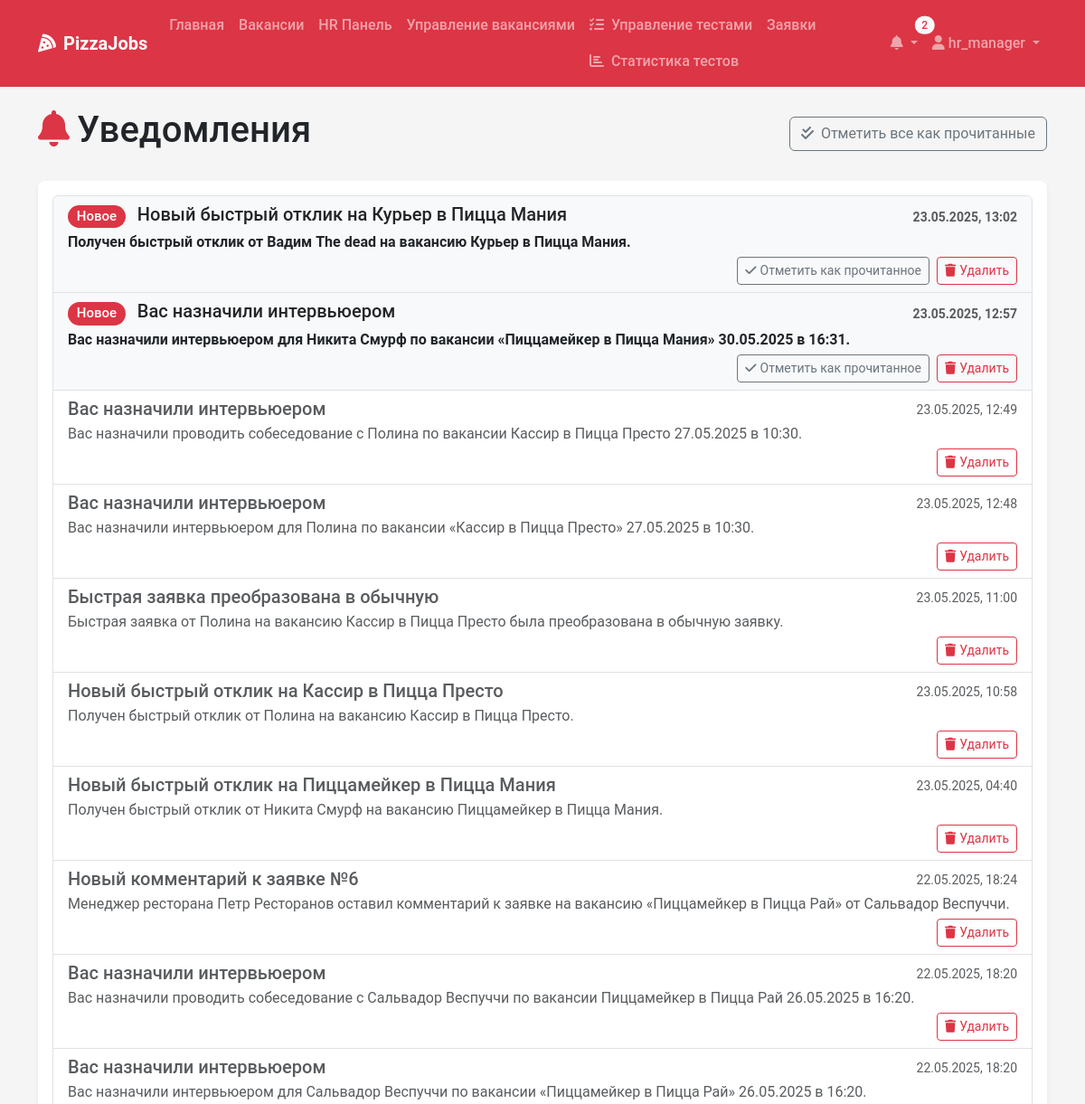
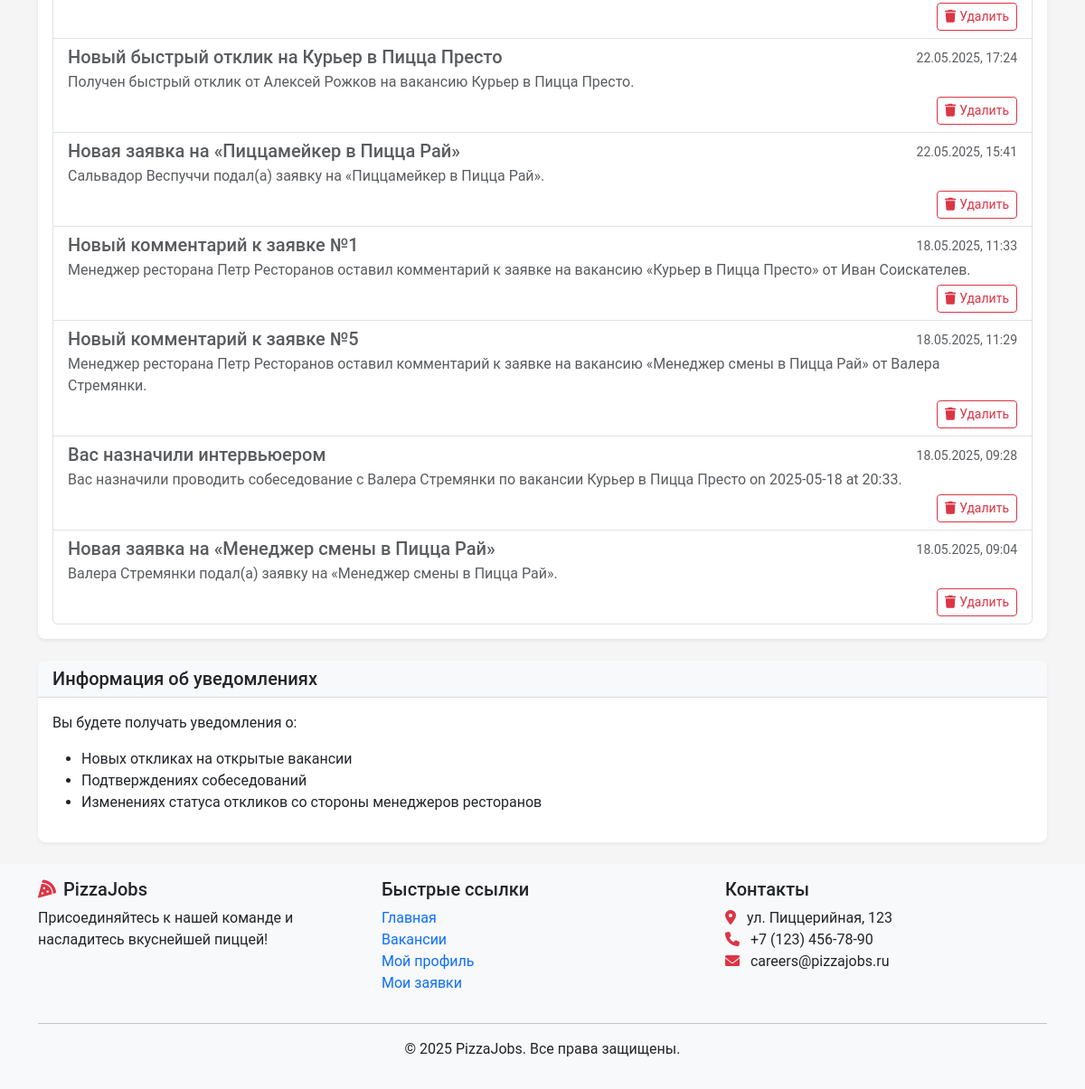
Page /notifications/ (signed in) on the earlier database version (2 pictures, top to bottom).
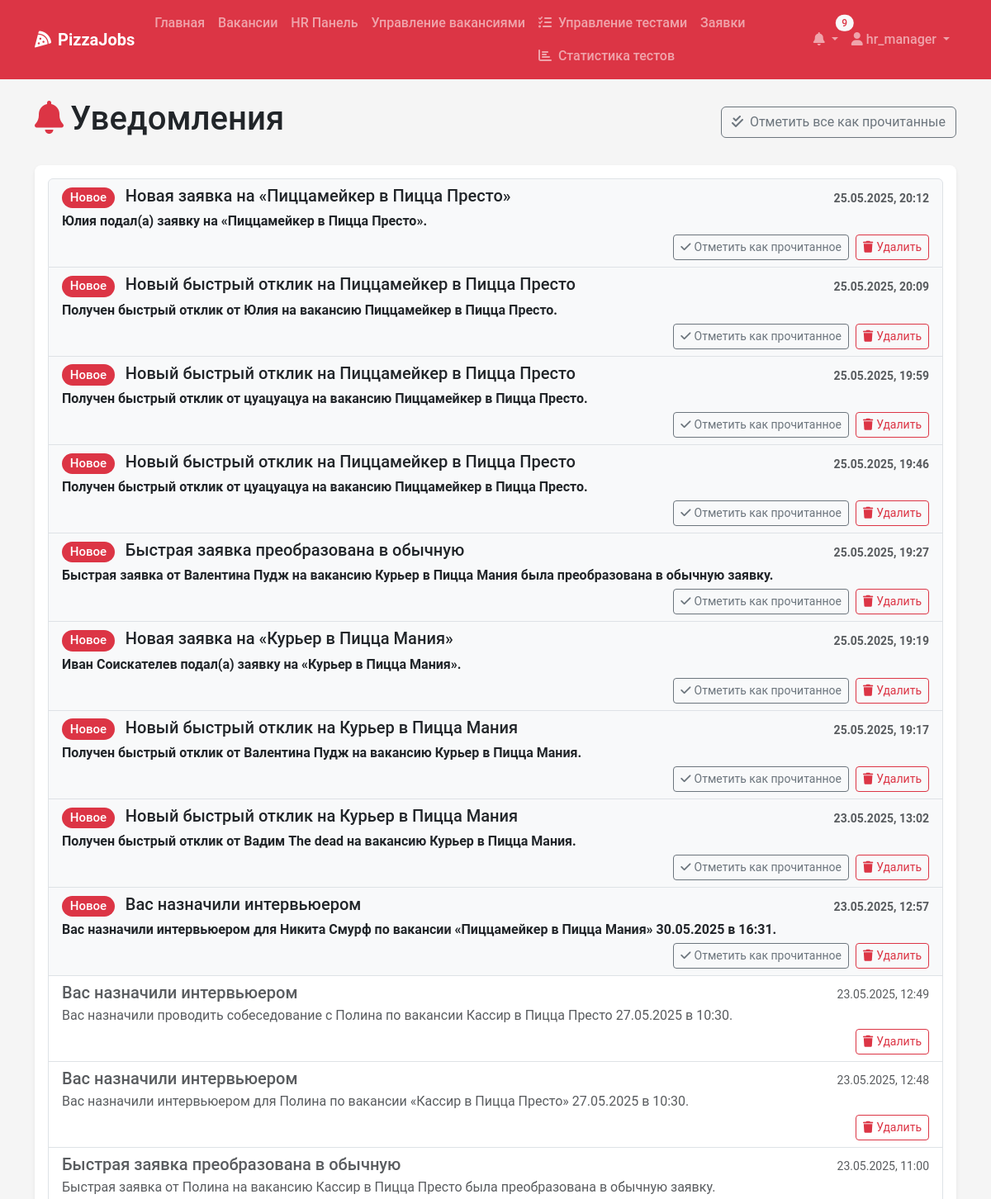
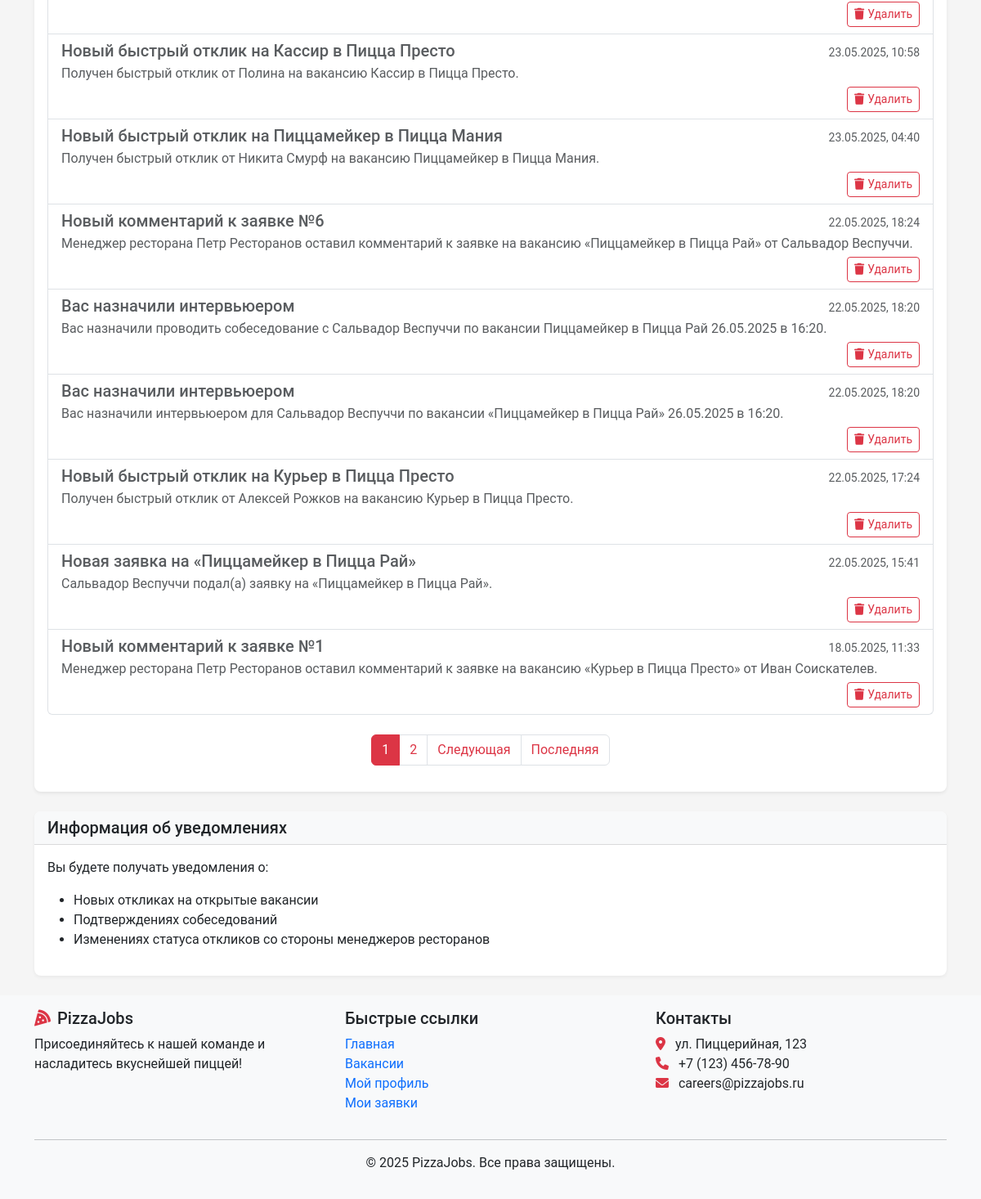
Same page on the later database version (2 pictures, top to bottom).
### recruitment/models.py (models this page shows, shortened)
class Notification(models.Model):
    user = models.ForeignKey(User, on_delete=models.CASCADE, related_name='notifications')
    title = models.CharField(max_length=100)
    message = models.TextField()
    read = models.BooleanField(default=False)
    created_at = models.DateTimeField(auto_now_add=True)

### recruitment/views.py (the view, shortened to what this page needs)
# urls.py: path('notifications/', views.notifications, name='notifications'),
@login_required
def notifications(request):
    qs = Notification.objects.filter(user=request.user).order_by('-created_at')
    paginator = Paginator(qs, 20)
    page_obj = paginator.get_page(request.GET.get('page'))
    context = {
        'page_obj': page_obj,
        'unread_count': qs.filter(read=False).count(),
    }
    return render(request, 'notifications/list.html', context)

### recruitment/context_processors.py (called while the page is built)
def notifications_processor(request):
    if request.user.is_authenticated:
        unread_count = Notification.objects.filter(user=request.user, read=False).count()
        latest_notifs = Notification.objects.filter(user=request.user).order_by('-created_at')[:5]
    else:
        unread_count = 0
        latest_notifs = []
    return {
        'unread_count': unread_count,
        'latest_notifications': latest_notifs,
    }

### templates/notifications/list.html (shortened to what the changed rows need)
{% extends 'base.html' %}
{% block content %}
<div class="container">
    <div class="d-flex justify-content-between align-items-center mb-4">
        <h1><i class="fas fa-bell me-2 text-danger"></i>Уведомления</h1>
    </div>
    <div class="card shadow">
        <div class="card-body">
            {% if page_obj %}
                <div class="list-group">
                    {% for notification in page_obj %}
                        <div class="list-group-item list-group-item-action
                                    {% if not notification.read %}fw-bold bg-light{% else %}bg-white text-muted{% endif %}">
                            <div class="d-flex w-100 justify-content-between align-items-center">
                                <h5 class="mb-1">
                                    {% if not notification.read %}
                                        <span class="badge rounded-pill bg-danger me-2">Новое</span>
                                    {% endif %}
                                    {{ notification.title }}
                                </h5>
                                <small class="text-muted">
                                    {{ notification.created_at|date:"d.m.Y, H:i" }}
                                </small>
                            </div>
                            <p class="mb-1">{{ notification.message }}</p>
                            <div class="d-flex justify-content-end gap-2">
                                {% if not notification.read %}
                                    <form method="post" action="{% url 'notifications' %}" class="d-inline">
                                        <button type="submit" name="mark_read" value="{{ notification.id }}"
                                                class="btn btn-sm btn-outline-secondary">
                                            <i class="fas fa-check me-1"></i>Отметить как прочитанное
                                        </button>
                                    </form>
                                {% endif %}
                                <form method="post" action="{% url 'notifications' %}" class="d-inline">
                                    <button type="submit" name="delete" value="{{ notification.id }}"
                                            class="btn btn-sm btn-outline-danger">
                                        <i class="fas fa-trash me-1"></i>Удалить
                                    </button>
                                </form>
                            </div>
                        </div>
                    {% endfor %}
                </div>
                {% if page_obj.paginator.num_pages > 1 %}
                    <nav class="mt-4">
                        <ul class="pagination justify-content-center">
                            {% for num in page_obj.paginator.page_range %}
                                {% if page_obj.number == num %}
                                    <li class="page-item active">
                                        <span class="page-link">{{ num }}</span>
                                    </li>
                                {% elif num > page_obj.number|add:'-3' and num < page_obj.number|add:'3' %}
                                    <li class="page-item">
                                        <a class="page-link" href="?page={{ num }}">{{ num }}</a>
                                    </li>
                                {% endif %}
                            {% endfor %}
                            {% if page_obj.has_next %}
                                <li class="page-item">
                                    <a class="page-link" href="?page={{ page_obj.next_page_number }}">Следующая</a>
                                </li>
                                <li class="page-item">
                                    <a class="page-link" href="?page={{ page_obj.paginator.num_pages }}">Последняя</a>
                                </li>
                            {% endif %}
                        </ul>
                    </nav>
                {% endif %}
            {% else %}
                <div class="alert alert-info">
                    <i class="fas fa-info-circle me-2"></i>У вас пока нет уведомлений.
                </div>
            {% endif %}
        </div>
    </div>
</div>
{% endblock %}

### templates/base.html (shortened to what the changed rows need)
<!DOCTYPE html>
<html lang="ru">
<head>
    <link href="https://cdn.jsdelivr.net/npm/bootstrap@5.3.0-alpha1/dist/css/bootstrap.min.css" rel="stylesheet">
    <link rel="stylesheet" href="https://cdnjs.cloudflare.com/ajax/libs/font-awesome/6.0.0/css/all.min.css">
    <link rel="stylesheet" href="/static/css/main.css">
</head>
<body>
    <nav class="navbar navbar-expand-lg navbar-dark bg-danger sticky-top">
        <div class="container">
            <div class="collapse navbar-collapse" id="navbarNav">
                <ul class="navbar-nav">
                    {% if user.is_authenticated %}
                        <li class="nav-item dropdown">
                            <a class="nav-link dropdown-toggle position-relative" href="#" id="notificationDropdown" role="button" data-bs-toggle="dropdown">
                                <i class="fas fa-bell"></i>
                                {% if unread_count %}
                                    <span class="badge rounded-pill bg-light text-danger position-absolute top-0 start-100 translate-middle">
                                        {{ unread_count }}
                                    </span>
                                {% endif %}
                            </a>
                        </li>
                    {% endif %}
                </ul>
            </div>
        </div>
    </nav>
    <main class="py-4">
        {% block content %}{% endblock %}
    </main>
</body>
</html>

Differences in the rows shown:
no longer on this page (row unchanged): Notification: title "Новый комментарий к заявке №5", created_at "18.05.2025, 11:29", message "Менеджер ресторана Петр Ресторанов оставил комментарий к заявке на вакансию «Менеджер смены в Пицца Рай» от Валера Стремянки.", {{ notification.id }} 18 (drawn)
no longer on this page (row unchanged): Notification: title "Вас назначили интервьюером", created_at "18.05.2025, 09:28", message "Вас назначили проводить собеседование с Валера Стремянки по вакансии Курьер в Пицца Престо on 2025-05-18 at 20:33.", {{ notification.id }} 14 (drawn)
no longer on this page (row unchanged): Notification: title "Новая заявка на «Менеджер смены в Пицца Рай»", created_at "18.05.2025, 09:04", message "Валера Стремянки подал(а) заявку на «Менеджер смены в Пицца Рай».", {{ notification.id }} 7 (drawn)
added Notification: read "Новое", title "Новая заявка на «Пиццамейкер в Пицца Престо»", created_at "25.05.2025, 20:12", message "Юлия подал(а) заявку на «Пиццамейкер в Пицца Престо».", {{ notification.id }} 74 (drawn)
added Notification: read "Новое", title "Новый быстрый отклик на Пиццамейкер в Пицца Престо", created_at "25.05.2025, 20:09", message "Получен быстрый отклик от Юлия на вакансию Пиццамейкер в Пицца Престо.", {{ notification.id }} 72 (drawn)
added Notification: read "Новое", title "Новый быстрый отклик на Пиццамейкер в Пицца Престо", created_at "25.05.2025, 19:59", message "Получен быстрый отклик от цуацуацуа на вакансию Пиццамейкер в Пицца Престо.", {{ notification.id }} 70 (drawn)
added Notification: read "Новое", title "Новый быстрый отклик на Пиццамейкер в Пицца Престо", created_at "25.05.2025, 19:46", message "Получен быстрый отклик от цуацуацуа на вакансию Пиццамейкер в Пицца Престо.", {{ notification.id }} 68 (drawn)
added Notification: read "Новое", title "Быстрая заявка преобразована в обычную", created_at "25.05.2025, 19:27", message "Быстрая заявка от Валентина Пудж на вакансию Курьер в Пицца Мания была преобразована в обычную заявку.", {{ notification.id }} 66 (drawn)
added Notification: read "Новое", title "Новая заявка на «Курьер в Пицца Мания»", created_at "25.05.2025, 19:19", message "Иван Соискателев подал(а) заявку на «Курьер в Пицца Мания».", {{ notification.id }} 63 (drawn)
added Notification: read "Новое", title "Новый быстрый отклик на Курьер в Пицца Мания", created_at "25.05.2025, 19:17", message "Получен быстрый отклик от Валентина Пудж на вакансию Курьер в Пицца Мания.", {{ notification.id }} 62 (drawn)
Other differences:
{{ unread_count }}: "2" → "9"
new list line: "1"
new list line: "2"
text now shown: "Следующая Последняя"
